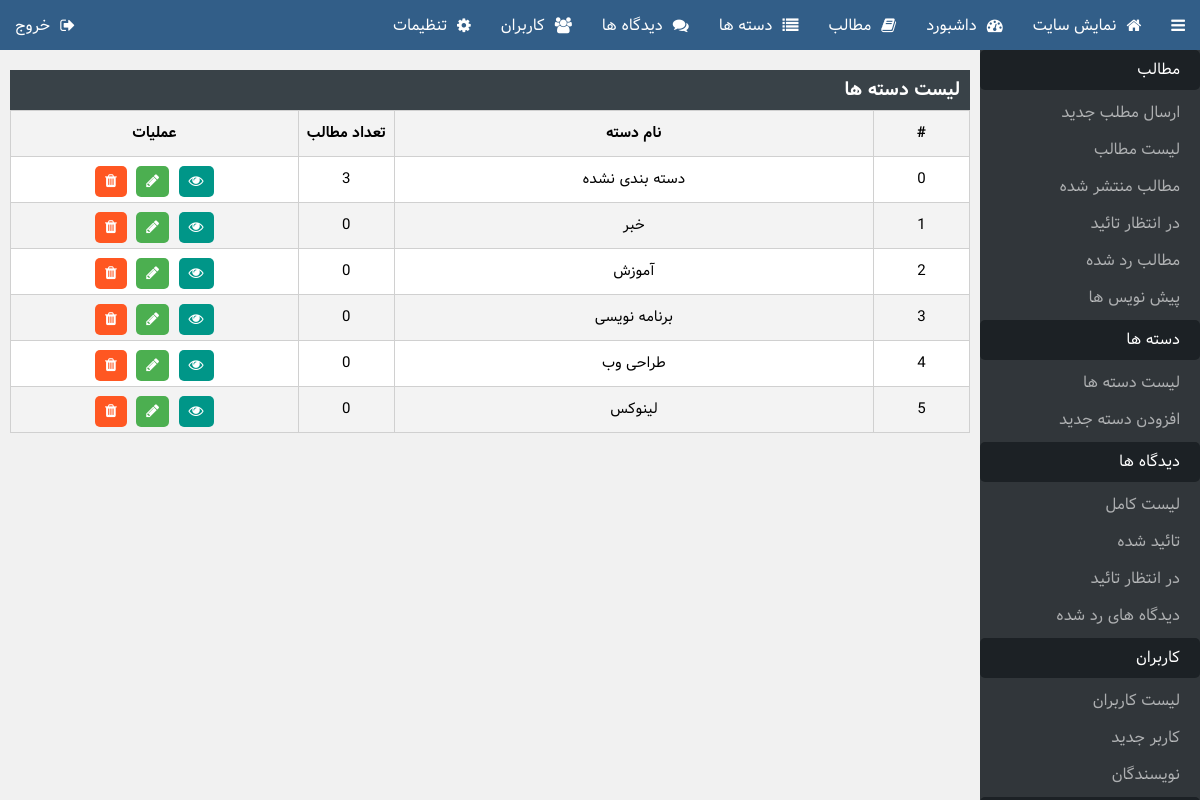
/acp/categories.php (signed in), run on an earlier commit of the app's database.
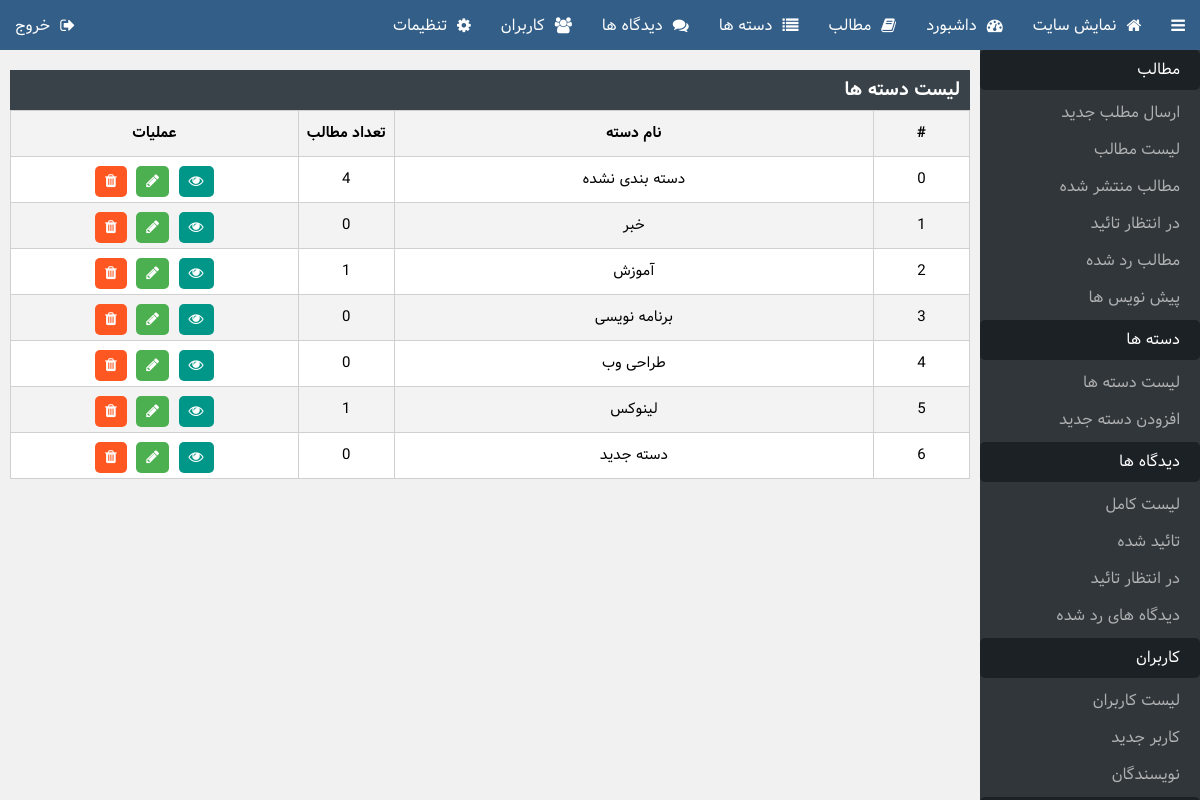
And on a later commit of the database.
### tables this page shows
CREATE TABLE `CATS` (
  `ID` int(10) UNSIGNED NOT NULL,
  `NAME` varchar(30) NOT NULL
);

### acp/categories.php (the view, shortened to what this page needs)
<?php
	require_once('../includes/functions.php');
	if( !isset($_POST['A']) AND !isset($_GET['A']) )
		require_once('header.php');
	$POSTS = $SQL->query("SELECT C.ID,C.NAME,COUNT(P.ID) AS CNT FROM CATS AS C LEFT JOIN POSTS AS P ON C.ID=P.CAT GROUP BY C.ID");
	if( $POSTS!==FALSE )
	{
		echo '<div class="table"><h3>لیست دسته ها</h3>';
		if ( $POSTS->num_rows>0 )
		{
			echo '<table>
					<tr>
						<th width="10%">#</th>
						<th width="50%">نام دسته</th>
						<th width="10%">تعداد مطالب</th>
						<th width="30%">عملیات</th>
					</tr>';
			while ( $POST = $POSTS->fetch_assoc() )
			{
				ECHO '<tr>
							<td>'.$POST['ID'].'</td>
							<td>
								<span>'.$POST['NAME'].'</span
							</td>
							<td>'.$POST['CNT'].'</td>
							<td>
							<span class="hover">
								<a class="fa-eye" href="../index.php?CAT='.$POST['ID'].'" na target="_blank"></a>
								<a class="fa-pencil" href="category.php?ID='.$POST['ID'].'"></a>
								<a class="fa-trash" onclick="" na></a>
							</span></td>
						</tr>';
			}
			echo "</table>";
		}
		else {
			echo '<span>موردی برای نمایش یافت نشد.</span>';
		}
		echo '</div>';
	}
	else
	{
		die("خطایی رخ داده است...");
	}
	if( !isset($_POST['A']) AND !isset($_GET['A']) )
		require_once('footer.php');
 ?>

What changed in the data, as far as the page shows it:
computed for cats "دسته بندی نشده": CNT "3" → "4"
computed for cats "آموزش": CNT "0" → "1"
computed for cats "لینوکس": CNT "0" → "1"
added cats: ID "6", NAME "دسته جدید", CNT "0"
